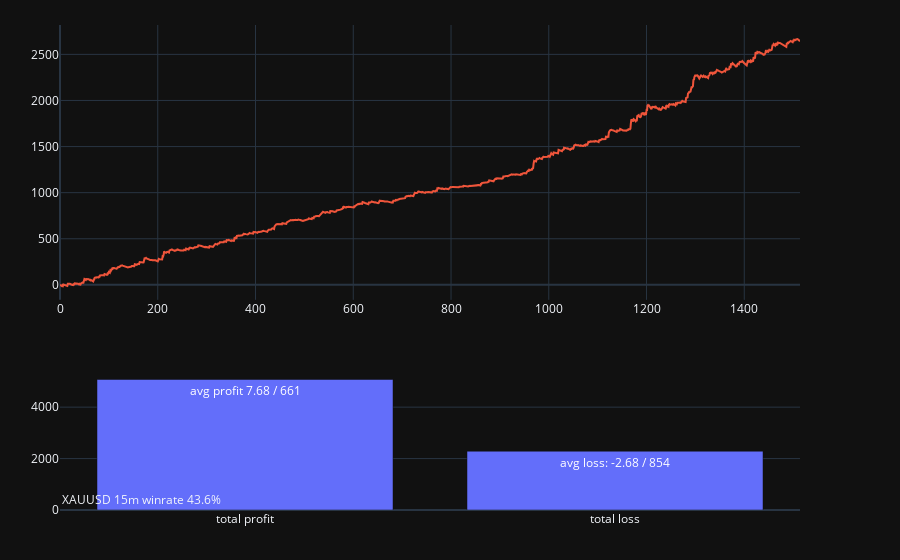

The code cell stored with this chart in its notebook:
### Code cell
# Initialize figure with subplots
fig = make_subplots(
    rows=2, cols=1,
    column_widths=[2],
    row_heights=[1, 0.5])
#     specs=[[{"type": "scatter", "colspan": 2}, {"type": "scatter"}],
#            [            None                    , {"type": "bar"}]])
# Add locations bar chart
fig.add_trace(
    go.Bar(x=['total profit', 'total loss'],  y=[max_profit, abs(max_loss)], showlegend=False, 
           text=[f"avg profit {round(max_profit/num_profit, 2)} / {num_profit}", 
                 f"avg loss: {round(max_loss/num_loss, 2)} / {num_loss}"], textposition='auto'),
    row=2, col=1
)
fig.add_trace(
    go.Scatter(y=all_profit, showlegend=False),
    row=1, col=1
)
# Set theme, margin, and annotation in layout
fig.update_layout(
    template="plotly_dark",
    margin=dict(r=100, t=25, b=50, l=60),
    annotations=[
        dict(
            text=f"XAUUSD 15m winrate {round(num_profit/len(all_profit)*100, 1)}%",
            showarrow=False,
            xref="paper",
            yref="paper",
            x=0,
            y=0)
    ]
)

### Figure 1 — Plotly figure (JSON) as saved in the notebook; plotly's stock layout.template omitted (floating-point values rounded to 4 significant figures; data arrays with more than 128 entries replaced by an {"elided": "..."} marker saying what was removed)
{"data": [{"showlegend": false, "text": ["avg profit 7.68 / 661", "avg loss: -2.68 / 854"], "textposition": "auto", "type": "bar", "x": ["total profit", "total loss"], "xaxis": "x2", "y": [5077.0, 2287.0], "yaxis": "y2"}, {"showlegend": false, "type": "scatter", "xaxis": "x", "y": {"elided": "1515 float values"}, "yaxis": "y"}], "layout": {"annotations": [{"showarrow": false, "text": "XAUUSD 15m winrate 43.6%", "x": 0, "xref": "paper", "y": 0, "yref": "paper"}], "margin": {"b": 50, "l": 60, "r": 100, "t": 25}, "xaxis": {"anchor": "y", "domain": [0, 1]}, "xaxis2": {"anchor": "y2", "domain": [0, 1]}, "yaxis": {"anchor": "x", "domain": [0.4333, 1]}, "yaxis2": {"anchor": "x2", "domain": [0, 0.2833]}}}
